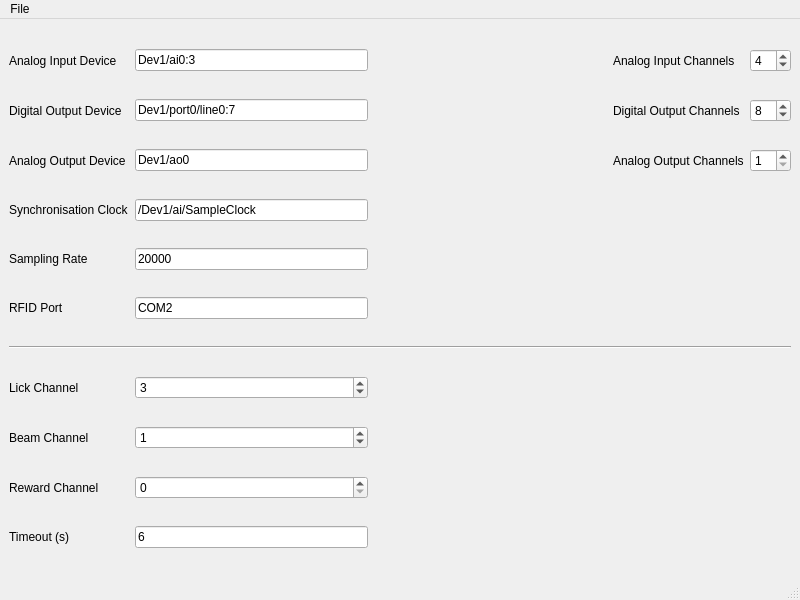
<?xml version="1.0" encoding="UTF-8"?>
<ui version="4.0">
 <class>MainWindow</class>
 <widget class="QMainWindow" name="MainWindow">
  <property name="geometry">
   <rect>
    <x>0</x>
    <y>0</y>
    <width>800</width>
    <height>600</height>
   </rect>
  </property>
  <property name="windowTitle">
   <string>Hardware Preferences</string>
  </property>
  <widget class="QWidget" name="centralwidget">
   <layout class="QGridLayout" name="gridLayout">
    <item row="9" column="1">
     <widget class="QSpinBox" name="rewardChannelSpin">
      <property name="maximum">
       <number>3</number>
      </property>
     </widget>
    </item>
    <item row="2" column="4">
     <widget class="QSpinBox" name="analogOutChannelsSpin">
      <property name="minimum">
       <number>1</number>
      </property>
      <property name="maximum">
       <number>4</number>
      </property>
     </widget>
    </item>
    <item row="2" column="3">
     <widget class="QLabel" name="label_12">
      <property name="text">
       <string>Analog Output Channels</string>
      </property>
     </widget>
    </item>
    <item row="9" column="0">
     <widget class="QLabel" name="label_13">
      <property name="text">
       <string>Reward Channel</string>
      </property>
     </widget>
    </item>
    <item row="8" column="1">
     <widget class="QSpinBox" name="beamChannelSpin">
      <property name="maximum">
       <number>31</number>
      </property>
      <property name="value">
       <number>1</number>
      </property>
     </widget>
    </item>
    <item row="2" column="1">
     <widget class="QLineEdit" name="analogOutputEdit">
      <property name="text">
       <string>Dev1/ao0</string>
      </property>
     </widget>
    </item>
    <item row="3" column="1">
     <widget class="QLineEdit" name="syncClockEdit">
      <property name="text">
       <string>/Dev1/ai/SampleClock</string>
      </property>
     </widget>
    </item>
    <item row="4" column="0">
     <widget class="QLabel" name="label_7">
      <property name="text">
       <string>Sampling Rate</string>
      </property>
     </widget>
    </item>
    <item row="7" column="0">
     <widget class="QLabel" name="label_8">
      <property name="text">
       <string>Lick Channel</string>
      </property>
     </widget>
    </item>
    <item row="1" column="0">
     <widget class="QLabel" name="label_3">
      <property name="text">
       <string>Digital Output Device</string>
      </property>
     </widget>
    </item>
    <item row="5" column="1">
     <widget class="QLineEdit" name="rfidPortEdit">
      <property name="text">
       <string>COM2</string>
      </property>
     </widget>
    </item>
    <item row="4" column="1">
     <widget class="QLineEdit" name="samplingRateEdit">
      <property name="text">
       <string>20000</string>
      </property>
     </widget>
    </item>
    <item row="0" column="4">
     <widget class="QSpinBox" name="analogChannelsSpin">
      <property name="minimum">
       <number>1</number>
      </property>
      <property name="maximum">
       <number>10</number>
      </property>
      <property name="value">
       <number>4</number>
      </property>
     </widget>
    </item>
    <item row="3" column="0">
     <widget class="QLabel" name="label_5">
      <property name="text">
       <string>Synchronisation Clock</string>
      </property>
     </widget>
    </item>
    <item row="7" column="1">
     <widget class="QSpinBox" name="lickChannelSpin">
      <property name="maximum">
       <number>31</number>
      </property>
      <property name="value">
       <number>3</number>
      </property>
     </widget>
    </item>
    <item row="1" column="4">
     <widget class="QSpinBox" name="digitalChannelsSpin">
      <property name="minimum">
       <number>1</number>
      </property>
      <property name="maximum">
       <number>32</number>
      </property>
      <property name="value">
       <number>8</number>
      </property>
     </widget>
    </item>
    <item row="0" column="3">
     <widget class="QLabel" name="label_2">
      <property name="text">
       <string>Analog Input Channels</string>
      </property>
     </widget>
    </item>
    <item row="0" column="2">
     <spacer name="horizontalSpacer">
      <property name="orientation">
       <enum>Qt::Horizontal</enum>
      </property>
      <property name="sizeHint" stdset="0">
       <size>
        <width>40</width>
        <height>20</height>
       </size>
      </property>
     </spacer>
    </item>
    <item row="5" column="0">
     <widget class="QLabel" name="label_6">
      <property name="text">
       <string>RFID Port</string>
      </property>
     </widget>
    </item>
    <item row="0" column="0">
     <widget class="QLabel" name="label">
      <property name="text">
       <string>Analog Input Device</string>
      </property>
     </widget>
    </item>
    <item row="0" column="1">
     <widget class="QLineEdit" name="analogInputEdit">
      <property name="text">
       <string>Dev1/ai0:3</string>
      </property>
     </widget>
    </item>
    <item row="1" column="1">
     <widget class="QLineEdit" name="digitalOutputEdit">
      <property name="text">
       <string>Dev1/port0/line0:7</string>
      </property>
     </widget>
    </item>
    <item row="1" column="3">
     <widget class="QLabel" name="label_4">
      <property name="text">
       <string>Digital Output Channels</string>
      </property>
     </widget>
    </item>
    <item row="10" column="0">
     <widget class="QLabel" name="label_9">
      <property name="text">
       <string>Timeout (s)</string>
      </property>
     </widget>
    </item>
    <item row="10" column="1">
     <widget class="QLineEdit" name="timeoutEdit">
      <property name="text">
       <string>6</string>
      </property>
     </widget>
    </item>
    <item row="8" column="0">
     <widget class="QLabel" name="label_10">
      <property name="text">
       <string>Beam Channel</string>
      </property>
     </widget>
    </item>
    <item row="2" column="0">
     <widget class="QLabel" name="label_11">
      <property name="text">
       <string>Analog Output Device</string>
      </property>
     </widget>
    </item>
    <item row="6" column="0" colspan="5">
     <widget class="Line" name="line">
      <property name="orientation">
       <enum>Qt::Horizontal</enum>
      </property>
     </widget>
    </item>
   </layout>
  </widget>
  <widget class="QMenuBar" name="menubar">
   <property name="geometry">
    <rect>
     <x>0</x>
     <y>0</y>
     <width>800</width>
     <height>21</height>
    </rect>
   </property>
   <widget class="QMenu" name="menuFile">
    <property name="title">
     <string>File</string>
    </property>
    <addaction name="actionSave_Preferences"/>
   </widget>
   <addaction name="menuFile"/>
  </widget>
  <widget class="QStatusBar" name="statusbar"/>
  <action name="actionSave_Preferences">
   <property name="text">
    <string>Save Preferences</string>
   </property>
  </action>
 </widget>
 <resources/>
 <connections/>
</ui>
